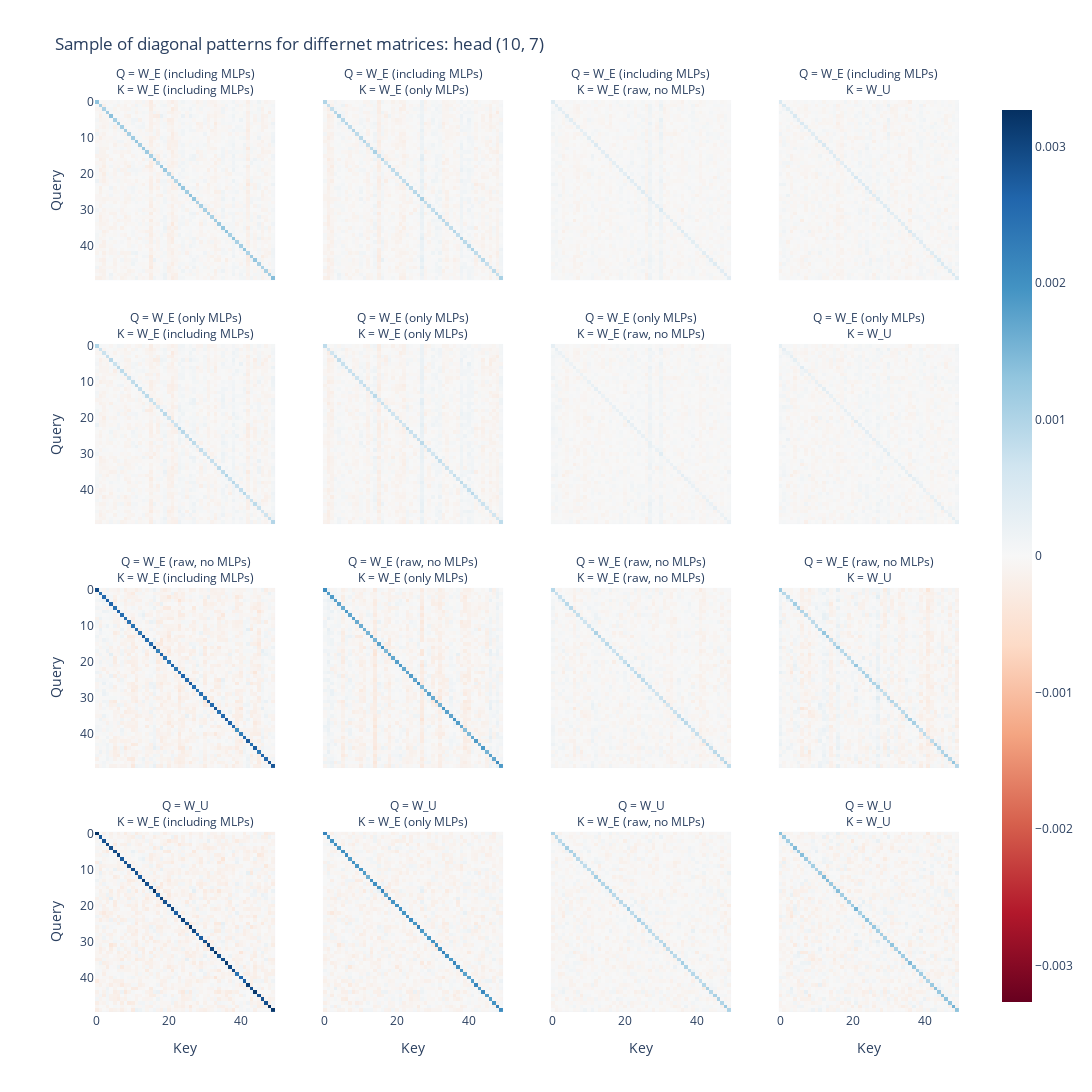

Notebook source saved alongside this figure:
### Markdown cell above
$$
W_E^Q W_Q W_K^T W_E^K
$$

### Code cell
def plot_random_sample(
    embeddings_dict: Dict[str, Float[Tensor, "d_vocab d_model"]],
    model: HookedTransformer = model,
    sample_size: int = 50,
    num_batches: int = 1,
    head: Tuple[int, int] = (10, 7)
):
    results_for_each_batch = []

    sorted_keys = sorted(embeddings_dict.keys())

    W_Q = model.W_Q[head[0], head[1]]
    W_K = model.W_K[head[0], head[1]]

    embeddings_dict_normalized = {k: v / v.norm(dim=-1, keepdim=True) for k, v in embeddings_dict.items()}

    q_and_k_labels = [(q_name, k_name) for q_name in sorted_keys for k_name in sorted_keys]
    q_and_k_matrices = [(embeddings_dict_normalized[q_name], embeddings_dict_normalized[k_name]) for (q_name, k_name) in q_and_k_labels]

    for batch_idx in range(num_batches):
        results = []
        sample_indices = t.randint(0, model.cfg.d_vocab, (sample_size,))
        for q_matrix, k_matrix in q_and_k_matrices:
            full_matrix = FactoredMatrix(q_matrix @ W_Q, W_K.T @ k_matrix.T)
            full_matrix_sample = full_matrix.A[sample_indices, :] @ full_matrix.B[:, sample_indices]
            # full_matrix_sample = full_matrix_sample - full_matrix_sample.mean(dim=-1, keepdim=True)
            # full_matrix_sample = full_matrix_sample / full_matrix_sample.std()
            full_matrix_sample = full_matrix_sample.softmax(dim=-1)
            results.append(full_matrix_sample)

        results_for_each_batch.append(t.stack(results, dim=0))

    results = sum(results_for_each_batch) / len(results_for_each_batch)

    imshow(
        results - (1 / sample_size),
        facet_col=0,
        facet_col_wrap=len(embeddings_dict),
        facet_labels=[f"Q = {q_name}<br>K = {k_name}" for (q_name, k_name) in q_and_k_labels],
        title=f"Sample of diagonal patterns for differnet matrices: head {head}",
        labels={"x": "Key", "y": "Query"},
        height=1200, width=1200
    )

plot_random_sample(embeddings_dict, head = (10, 7), sample_size = 50, num_batches = 20)

### Figure 1 — Plotly figure (JSON) as saved in the notebook; plotly's stock layout.template omitted (floating-point values rounded to 4 significant figures; data arrays with more than 128 entries replaced by an {"elided": "..."} marker saying what was removed)
{"data": [{"coloraxis": "coloraxis", "hovertemplate": "Key: %{x}<br>Query: %{y}<br>color: %{z}<extra></extra>", "name": "0", "type": "heatmap", "xaxis": "x13", "yaxis": "y13", "z": {"elided": "50x50 float values"}}, {"coloraxis": "coloraxis", "hovertemplate": "Key: %{x}<br>Query: %{y}<br>color: %{z}<extra></extra>", "name": "1", "type": "heatmap", "xaxis": "x14", "yaxis": "y14", "z": {"elided": "50x50 float values"}}, {"coloraxis": "coloraxis", "hovertemplate": "Key: %{x}<br>Query: %{y}<br>color: %{z}<extra></extra>", "name": "2", "type": "heatmap", "xaxis": "x15", "yaxis": "y15", "z": {"elided": "50x50 float values"}}, {"coloraxis": "coloraxis", "hovertemplate": "Key: %{x}<br>Query: %{y}<br>color: %{z}<extra></extra>", "name": "3", "type": "heatmap", "xaxis": "x16", "yaxis": "y16", "z": {"elided": "50x50 float values"}}, {"coloraxis": "coloraxis", "hovertemplate": "Key: %{x}<br>Query: %{y}<br>color: %{z}<extra></extra>", "name": "4", "type": "heatmap", "xaxis": "x9", "yaxis": "y9", "z": {"elided": "50x50 float values"}}, {"coloraxis": "coloraxis", "hovertemplate": "Key: %{x}<br>Query: %{y}<br>color: %{z}<extra></extra>", "name": "5", "type": "heatmap", "xaxis": "x10", "yaxis": "y10", "z": {"elided": "50x50 float values"}}, {"coloraxis": "coloraxis", "hovertemplate": "Key: %{x}<br>Query: %{y}<br>color: %{z}<extra></extra>", "name": "6", "type": "heatmap", "xaxis": "x11", "yaxis": "y11", "z": {"elided": "50x50 float values"}}, {"coloraxis": "coloraxis", "hovertemplate": "Key: %{x}<br>Query: %{y}<br>color: %{z}<extra></extra>", "name": "7", "type": "heatmap", "xaxis": "x12", "yaxis": "y12", "z": {"elided": "50x50 float values"}}, {"coloraxis": "coloraxis", "hovertemplate": "Key: %{x}<br>Query: %{y}<br>color: %{z}<extra></extra>", "name": "8", "type": "heatmap", "xaxis": "x5", "yaxis": "y5", "z": {"elided": "50x50 float values"}}, {"coloraxis": "coloraxis", "hovertemplate": "Key: %{x}<br>Query: %{y}<br>color: %{z}<extra></extra>", "name": "9", "type": "heatmap", "xaxis": "x6", "yaxis": "y6", "z": {"elided": "50x50 float values"}}, {"coloraxis": "coloraxis", "hovertemplate": "Key: %{x}<br>Query: %{y}<br>color: %{z}<extra></extra>", "name": "10", "type": "heatmap", "xaxis": "x7", "yaxis": "y7", "z": {"elided": "50x50 float values"}}, {"coloraxis": "coloraxis", "hovertemplate": "Key: %{x}<br>Query: %{y}<br>color: %{z}<extra></extra>", "name": "11", "type": "heatmap", "xaxis": "x8", "yaxis": "y8", "z": {"elided": "50x50 float values"}}, {"coloraxis": "coloraxis", "hovertemplate": "Key: %{x}<br>Query: %{y}<br>color: %{z}<extra></extra>", "name": "12", "type": "heatmap", "xaxis": "x", "yaxis": "y", "z": {"elided": "50x50 float values"}}, {"coloraxis": "coloraxis", "hovertemplate": "Key: %{x}<br>Query: %{y}<br>color: %{z}<extra></extra>", "name": "13", "type": "heatmap", "xaxis": "x2", "yaxis": "y2", "z": {"elided": "50x50 float values"}}, {"coloraxis": "coloraxis", "hovertemplate": "Key: %{x}<br>Query: %{y}<br>color: %{z}<extra></extra>", "name": "14", "type": "heatmap", "xaxis": "x3", "yaxis": "y3", "z": {"elided": "50x50 float values"}}, {"coloraxis": "coloraxis", "hovertemplate": "Key: %{x}<br>Query: %{y}<br>color: %{z}<extra></extra>", "name": "15", "type": "heatmap", "xaxis": "x4", "yaxis": "y4", "z": {"elided": "50x50 float values"}}], "layout": {"annotations": [{"font": {}, "showarrow": false, "text": "Q = W_U<br>K = W_E (including MLPs)", "x": 0.1175, "xanchor": "center", "xref": "paper", "y": 0.1975, "yanchor": "bottom", "yref": "paper"}, {"font": {}, "showarrow": false, "text": "Q = W_U<br>K = W_E (only MLPs)", "x": 0.3725, "xanchor": "center", "xref": "paper", "y": 0.1975, "yanchor": "bottom", "yref": "paper"}, {"font": {}, "showarrow": false, "text": "Q = W_U<br>K = W_E (raw, no MLPs)", "x": 0.6275, "xanchor": "center", "xref": "paper", "y": 0.1975, "yanchor": "bottom", "yref": "paper"}, {"font": {}, "showarrow": false, "text": "Q = W_U<br>K = W_U", "x": 0.8825, "xanchor": "center", "xref": "paper", "y": 0.1975, "yanchor": "bottom", "yref": "paper"}, {"font": {}, "showarrow": false, "text": "Q = W_E (raw, no MLPs)<br>K = W_E (including MLPs)", "x": 0.1175, "xanchor": "center", "xref": "paper", "y": 0.465, "yanchor": "bottom", "yref": "paper"}, {"font": {}, "showarrow": false, "text": "Q = W_E (raw, no MLPs)<br>K = W_E (only MLPs)", "x": 0.3725, "xanchor": "center", "xref": "paper", "y": 0.465, "yanchor": "bottom", "yref": "paper"}, {"font": {}, "showarrow": false, "text": "Q = W_E (raw, no MLPs)<br>K = W_E (raw, no MLPs)", "x": 0.6275, "xanchor": "center", "xref": "paper", "y": 0.465, "yanchor": "bottom", "yref": "paper"}, {"font": {}, "showarrow": false, "text": "Q = W_E (raw, no MLPs)<br>K = W_U", "x": 0.8825, "xanchor": "center", "xref": "paper", "y": 0.465, "yanchor": "bottom", "yref": "paper"}, {"font": {}, "showarrow": false, "text": "Q = W_E (only MLPs)<br>K = W_E (including MLPs)", "x": 0.1175, "xanchor": "center", "xref": "paper", "y": 0.7325, "yanchor": "bottom", "yref": "paper"}, {"font": {}, "showarrow": false, "text": "Q = W_E (only MLPs)<br>K = W_E (only MLPs)", "x": 0.3725, "xanchor": "center", "xref": "paper", "y": 0.7325, "yanchor": "bottom", "yref": "paper"}, {"font": {}, "showarrow": false, "text": "Q = W_E (only MLPs)<br>K = W_E (raw, no MLPs)", "x": 0.6275, "xanchor": "center", "xref": "paper", "y": 0.7325, "yanchor": "bottom", "yref": "paper"}, {"font": {}, "showarrow": false, "text": "Q = W_E (only MLPs)<br>K = W_U", "x": 0.8825, "xanchor": "center", "xref": "paper", "y": 0.7325, "yanchor": "bottom", "yref": "paper"}, {"font": {}, "showarrow": false, "text": "Q = W_E (including MLPs)<br>K = W_E (including MLPs)", "x": 0.1175, "xanchor": "center", "xref": "paper", "y": 1, "yanchor": "bottom", "yref": "paper"}, {"font": {}, "showarrow": false, "text": "Q = W_E (including MLPs)<br>K = W_E (only MLPs)", "x": 0.3725, "xanchor": "center", "xref": "paper", "y": 1, "yanchor": "bottom", "yref": "paper"}, {"font": {}, "showarrow": false, "text": "Q = W_E (including MLPs)<br>K = W_E (raw, no MLPs)", "x": 0.6275, "xanchor": "center", "xref": "paper", "y": 1, "yanchor": "bottom", "yref": "paper"}, {"font": {}, "showarrow": false, "text": "Q = W_E (including MLPs)<br>K = W_U", "x": 0.8825, "xanchor": "center", "xref": "paper", "y": 1, "yanchor": "bottom", "yref": "paper"}], "coloraxis": {"cmid": 0, "colorscale": [[0, "rgb(103,0,31)"], [0.1, "rgb(178,24,43)"], [0.2, "rgb(214,96,77)"], [0.3, "rgb(244,165,130)"], [0.4, "rgb(253,219,199)"], [0.5, "rgb(247,247,247)"], [0.6, "rgb(209,229,240)"], [0.7, "rgb(146,197,222)"], [0.8, "rgb(67,147,195)"], [0.9, "rgb(33,102,172)"], [1, "rgb(5,48,97)"]]}, "height": 1200, "title": {"text": "Sample of diagonal patterns for differnet matrices: head (10, 7)"}, "width": 1200, "xaxis": {"anchor": "y", "constrain": "domain", "domain": [0, 0.235], "scaleanchor": "y", "title": {"text": "Key"}}, "xaxis10": {"anchor": "y10", "domain": [0.255, 0.49], "matches": "x", "showticklabels": false}, "xaxis11": {"anchor": "y11", "domain": [0.51, 0.745], "matches": "x", "showticklabels": false}, "xaxis12": {"anchor": "y12", "domain": [0.765, 1.0], "matches": "x", "showticklabels": false}, "xaxis13": {"anchor": "y13", "domain": [0, 0.235], "matches": "x", "showticklabels": false}, "xaxis14": {"anchor": "y14", "domain": [0.255, 0.49], "matches": "x", "showticklabels": false}, "xaxis15": {"anchor": "y15", "domain": [0.51, 0.745], "matches": "x", "showticklabels": false}, "xaxis16": {"anchor": "y16", "domain": [0.765, 1.0], "matches": "x", "showticklabels": false}, "xaxis2": {"anchor": "y2", "domain": [0.255, 0.49], "matches": "x", "title": {"text": "Key"}}, "xaxis3": {"anchor": "y3", "domain": [0.51, 0.745], "matches": "x", "title": {"text": "Key"}}, "xaxis4": {"anchor": "y4", "domain": [0.765, 1.0], "matches": "x", "title": {"text": "Key"}}, "xaxis5": {"anchor": "y5", "domain": [0, 0.235], "matches": "x", "showticklabels": false}, "xaxis6": {"anchor": "y6", "domain": [0.255, 0.49], "matches": "x", "showticklabels": false}, "xaxis7": {"anchor": "y7", "domain": [0.51, 0.745], "matches": "x", "showticklabels": false}, "xaxis8": {"anchor": "y8", "domain": [0.765, 1.0], "matches": "x", "showticklabels": false}, "xaxis9": {"anchor": "y9", "domain": [0, 0.235], "matches": "x", "showticklabels": false}, "yaxis": {"anchor": "x", "autorange": "reversed", "constrain": "domain", "domain": [0, 0.1975], "title": {"text": "Query"}}, "yaxis10": {"anchor": "x10", "domain": [0.535, 0.7325], "matches": "y", "showticklabels": false}, "yaxis11": {"anchor": "x11", "domain": [0.535, 0.7325], "matches": "y", "showticklabels": false}, "yaxis12": {"anchor": "x12", "domain": [0.535, 0.7325], "matches": "y", "showticklabels": false}, "yaxis13": {"anchor": "x13", "domain": [0.8025, 1], "matches": "y", "title": {"text": "Query"}}, "yaxis14": {"anchor": "x14", "domain": [0.8025, 1], "matches": "y", "showticklabels": false}, "yaxis15": {"anchor": "x15", "domain": [0.8025, 1], "matches": "y", "showticklabels": false}, "yaxis16": {"anchor": "x16", "domain": [0.8025, 1], "matches": "y", "showticklabels": false}, "yaxis2": {"anchor": "x2", "domain": [0, 0.1975], "matches": "y", "showticklabels": false}, "yaxis3": {"anchor": "x3", "domain": [0, 0.1975], "matches": "y", "showticklabels": false}, "yaxis4": {"anchor": "x4", "domain": [0, 0.1975], "matches": "y", "showticklabels": false}, "yaxis5": {"anchor": "x5", "domain": [0.2675, 0.465], "matches": "y", "title": {"text": "Query"}}, "yaxis6": {"anchor": "x6", "domain": [0.2675, 0.465], "matches": "y", "showticklabels": false}, "yaxis7": {"anchor": "x7", "domain": [0.2675, 0.465], "matches": "y", "showticklabels": false}, "yaxis8": {"anchor": "x8", "domain": [0.2675, 0.465], "matches": "y", "showticklabels": false}, "yaxis9": {"anchor": "x9", "domain": [0.535, 0.7325], "matches": "y", "title": {"text": "Query"}}}}
